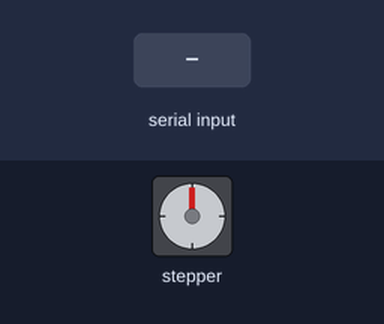
A sketch run on a simulated Arduino Uno, built with avr-gcc and run on an emulated ATmega328P. Shown: stepper motor. Wiring (inferred from the names in the program): stepper motor driver (12800 steps per turn assumed): step pin 3; direction pin 2. The test bench sets the inputs (shaded band). What the sketch prints to the serial monitor is not drawn.

Above: at 1.2 s.
1.3 s: "90,45\n" received over Serial
At 4.1 s:
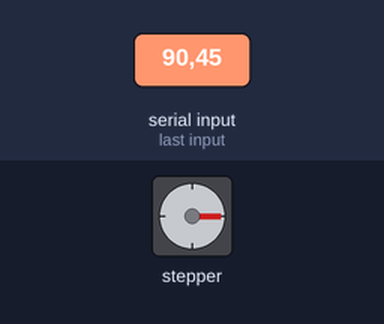
4.3 s: "30,150\n" received over Serial
At 6.4 s:
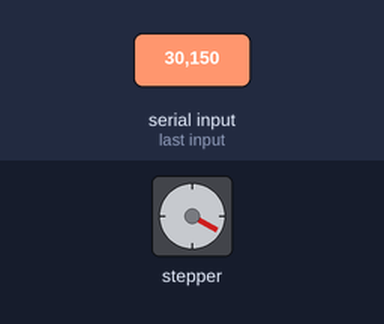
7.2 s: "5\n" received over Serial
At 9.4 s:
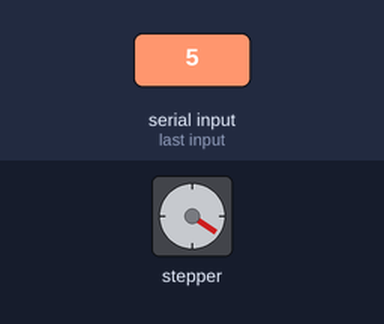
9.7 s: "90\n" received over Serial
At 12.5 s:
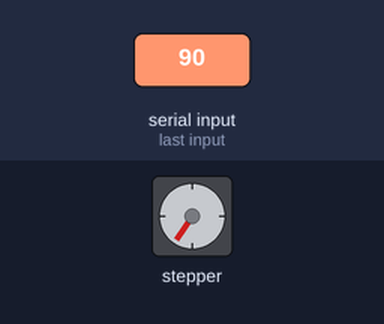
12.7 s: "200\n" received over Serial
At 17.8 s:
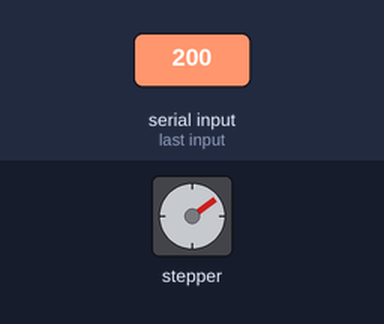
18.1 s: "90,45\n" received over Serial
At 21.7 s:
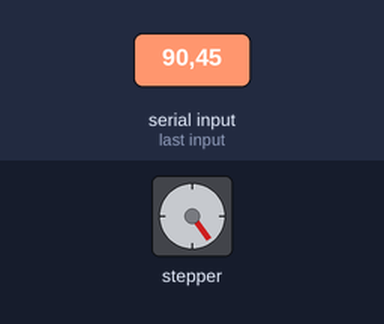
Timing chart, 0 to 22.1 s (numbered marks = the images above; inputs shaded):
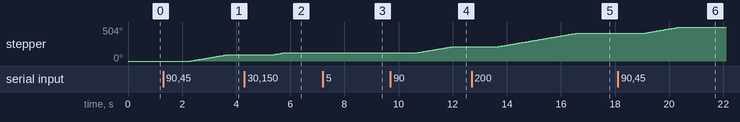

The sketch:

Arduino_com.ino
```cpp
#include <Stepper.h>
// Define stepper motor connections and steps per revolution:
#define dirPin 2
#define stepPin 3
#define stepsPerRevolution 12800
int NumberRevolutions;
int Angle;
bool sentdataval = false;


void setup() {
  // Declare pins as output:
  pinMode(stepPin, OUTPUT);
  pinMode(dirPin, OUTPUT);

  Serial.begin(115200);
}

void loop() {

  while (Serial.available() == 0)
    ;
  Angle = Serial.readString().toInt();
  //  if (Serial.available() > 0) {
  //    Angle = Serial.parseInt();
  NumberRevolutions = map(Angle, 0, 360, 0, stepsPerRevolution);
  sentdataval = true;
  //Serial.println(String(Angle) + "->" + String (NumberRevolutions));
  //  }


  for (int i = 0; i < NumberRevolutions; i++) {

    // Set the spinning direction clockwise:
    digitalWrite(dirPin, HIGH);
    // These four lines result in 1 step:
    digitalWrite(stepPin, HIGH);
    delayMicroseconds(200);
    digitalWrite(stepPin, LOW);
    delayMicroseconds(200);
  }

  for (int i = 0; i < -NumberRevolutions; i++) {
    // Set the spinning direction clockwise:
    digitalWrite(dirPin, LOW);
    // These four lines result in 1 step:
    digitalWrite(stepPin, HIGH);
    delayMicroseconds(200);
    digitalWrite(stepPin, LOW);
    delayMicroseconds(200);
  }
  if (sentdataval == true) {
    Serial.print("1");
    sentdataval = false;
  }
}
```

Measured:
- after the input at 1.3 s, stepper: turns 90° clockwise in 1.3 s, starting after 1.0 s
- after the input at 4.3 s, stepper: turns 29° clockwise in 0.41 s, starting after 1.0 s
- after the input at 9.7 s, stepper: turns 90° clockwise in 1.3 s, starting after 1.0 s
- after the input at 12.7 s, stepper: turns 200° clockwise in 2.9 s, starting after 1.0 s
- after the input at 18.1 s, stepper: turns 90° clockwise in 1.3 s, starting after 1.0 s
